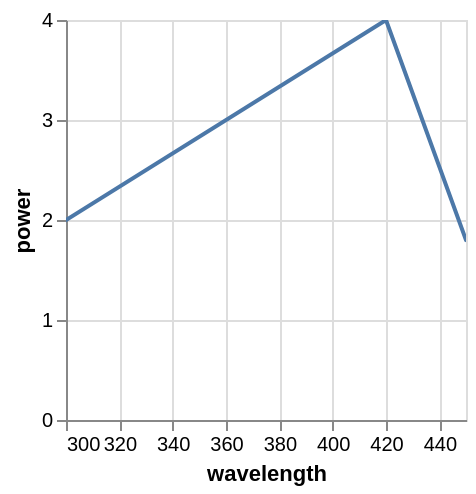

Vega-Lite specification stored for this chart:
### Vega specification from a JSON file in a GitHub repository (floating-point values rounded to 4 significant figures)
{"$schema": "https://vega.github.io/schema/vega/v5.json", "background": "white", "padding": 5, "width": 200, "height": 200, "style": "cell", "data": [{"name": "source_0", "values": [{"wavelength": 250, "power": 1}, {"wavelength": 300, "power": 2}, {"wavelength": 420, "power": 4}, {"wavelength": 450, "power": 1.8}, {"wavelength": 500, "power": 1.1}]}, {"name": "data_0", "source": "source_0", "transform": [{"type": "formula", "expr": "toNumber(datum[\"wavelength\"])", "as": "wavelength"}]}], "marks": [{"name": "marks", "type": "line", "clip": true, "style": ["line"], "sort": {"field": "x"}, "from": {"data": "data_0"}, "encode": {"update": {"stroke": {"value": "#4c78a8"}, "description": {"signal": "\"wavelength: \" + (format(datum[\"wavelength\"], \"\")) + \"; power: \" + (format(datum[\"power\"], \"\"))"}, "x": {"scale": "x", "field": "wavelength"}, "y": {"scale": "y", "field": "power"}, "defined": {"signal": "isValid(datum[\"wavelength\"]) && isFinite(+datum[\"wavelength\"]) && isValid(datum[\"power\"]) && isFinite(+datum[\"power\"])"}}}}], "scales": [{"name": "x", "type": "linear", "domain": [300, 450], "range": [0, {"signal": "width"}], "zero": false}, {"name": "y", "type": "linear", "domain": {"data": "data_0", "field": "power"}, "range": [{"signal": "height"}, 0], "nice": true, "zero": true}], "axes": [{"scale": "x", "orient": "bottom", "gridScale": "y", "grid": true, "tickCount": {"signal": "ceil(width/40)"}, "domain": false, "labels": false, "aria": false, "maxExtent": 0, "minExtent": 0, "ticks": false, "zindex": 0}, {"scale": "y", "orient": "left", "gridScale": "x", "grid": true, "tickCount": {"signal": "ceil(height/40)"}, "domain": false, "labels": false, "aria": false, "maxExtent": 0, "minExtent": 0, "ticks": false, "zindex": 0}, {"scale": "x", "orient": "bottom", "grid": false, "title": "wavelength", "labelFlush": true, "labelOverlap": true, "tickCount": {"signal": "ceil(width/40)"}, "zindex": 0}, {"scale": "y", "orient": "left", "grid": false, "title": "power", "labelOverlap": true, "tickCount": {"signal": "ceil(height/40)"}, "zindex": 0}]}
